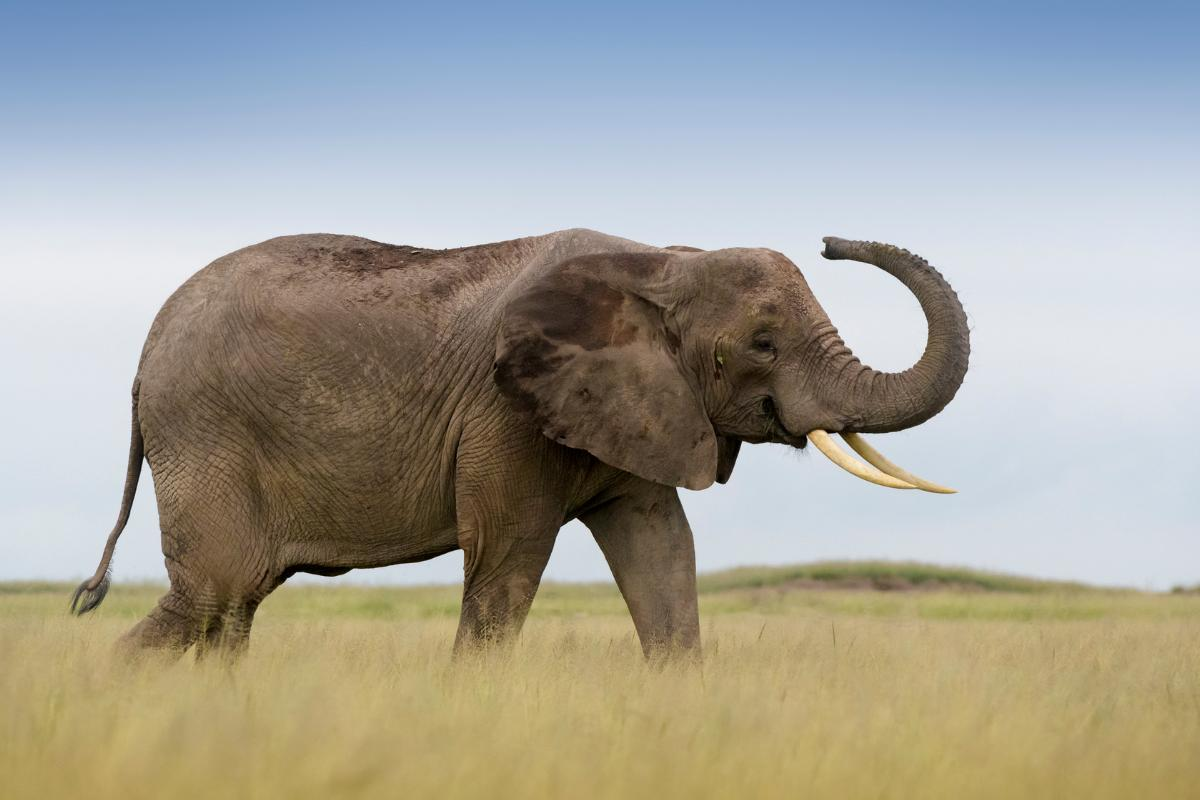
#> input picture Elefante.jpg, 1200 x 800 px
$ python P7-Elefante-0031.py
#> lines starting #> are read from the running program, lines starting #| are printed output that depends on the picture
# Ejemplo 1: Conversión entre BGR, RGB y Escala de Grises .
# Arevalo Rafael NC 0031

import cv2
import matplotlib.pyplot as plt

# 1. Cargar imagen desde disco (OpenCV la lee en formato BGR)
img_bgr = cv2.imread('Elefante.jpg')
#> img_bgr is the input picture: shape (800, 1200, 3); mean B, G, R 152, 161.7, 163.7

# 2. Conversión BGR -> RGB (para visualizar correctamente con Matplotlib)
img_rgb = cv2.cvtColor(img_bgr, cv2.COLOR_BGR2RGB)

# 3. Conversión BGR -> Escala de grises (1 solo canal)
img_gray = cv2.cvtColor(img_bgr, cv2.COLOR_BGR2GRAY)
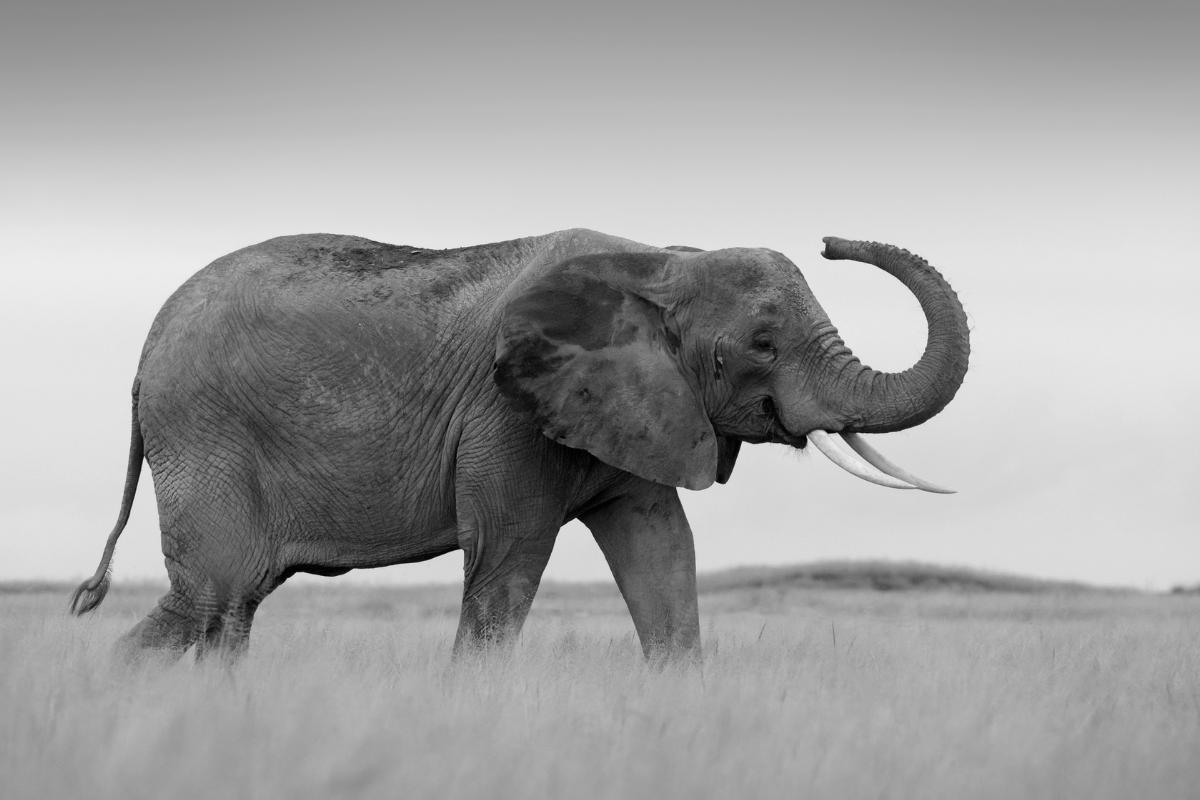
#> img_gray: shape (800, 1200); min 0, max 253, mean 161.2

# 4. Mostrar los resultados comparativos
fig, axes = plt.subplots(1, 3, figsize=(12, 4))
axes[0].imshow(img_bgr)
axes[0].set_title("Original 0031 OpenCV (BGR incorrecto)")

axes[1].imshow(img_rgb)
axes[1].set_title("Convertido 0031 a RGB")

axes[2].imshow(img_gray, cmap='gray')
axes[2].set_title("Escala de Grises 0031")

for ax in axes:
    ax.axis('off')

plt.tight_layout()
plt.show()
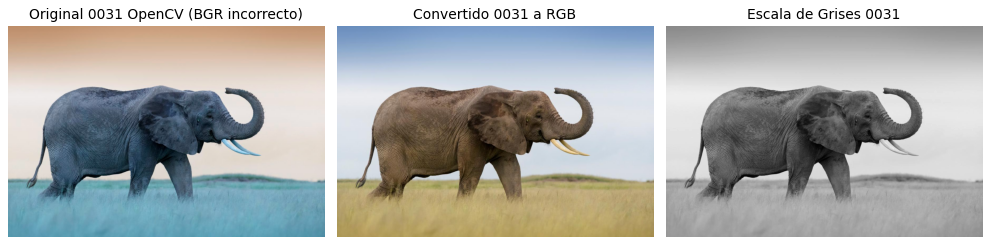
#> figure drawn by matplotlib, 3 panels; B, G, R data is drawn as R, G, B

print("+-+-+-+-+ Arevalo Rafael NC 0031 +-+-+-+-+")
